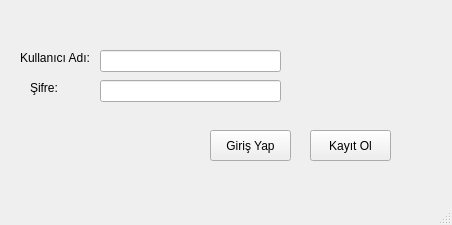
<?xml version="1.0" encoding="UTF-8"?>
<ui version="4.0">
 <class>MainWindow</class>
 <widget class="QMainWindow" name="MainWindow">
  <property name="geometry">
   <rect>
    <x>0</x>
    <y>0</y>
    <width>452</width>
    <height>225</height>
   </rect>
  </property>
  <property name="windowTitle">
   <string>MainWindow</string>
  </property>
  <widget class="QWidget" name="centralwidget">
   <widget class="QPushButton" name="registerr">
    <property name="geometry">
     <rect>
      <x>310</x>
      <y>130</y>
      <width>81</width>
      <height>31</height>
     </rect>
    </property>
    <property name="text">
     <string>Kayıt Ol</string>
    </property>
   </widget>
   <widget class="QPushButton" name="login">
    <property name="geometry">
     <rect>
      <x>210</x>
      <y>130</y>
      <width>81</width>
      <height>31</height>
     </rect>
    </property>
    <property name="text">
     <string>Giriş Yap</string>
    </property>
   </widget>
   <widget class="QLabel" name="label">
    <property name="geometry">
     <rect>
      <x>20</x>
      <y>50</y>
      <width>81</width>
      <height>16</height>
     </rect>
    </property>
    <property name="text">
     <string>Kullanıcı Adı:</string>
    </property>
   </widget>
   <widget class="QLabel" name="label_2">
    <property name="geometry">
     <rect>
      <x>30</x>
      <y>80</y>
      <width>55</width>
      <height>16</height>
     </rect>
    </property>
    <property name="text">
     <string>Şifre:</string>
    </property>
   </widget>
   <widget class="QLineEdit" name="username">
    <property name="geometry">
     <rect>
      <x>100</x>
      <y>50</y>
      <width>181</width>
      <height>22</height>
     </rect>
    </property>
   </widget>
   <widget class="QLineEdit" name="password">
    <property name="geometry">
     <rect>
      <x>100</x>
      <y>80</y>
      <width>181</width>
      <height>22</height>
     </rect>
    </property>
    <property name="echoMode">
     <enum>QLineEdit::Password</enum>
    </property>
   </widget>
  </widget>
  <widget class="QMenuBar" name="menubar">
   <property name="geometry">
    <rect>
     <x>0</x>
     <y>0</y>
     <width>452</width>
     <height>26</height>
    </rect>
   </property>
  </widget>
  <widget class="QStatusBar" name="statusbar"/>
 </widget>
 <resources/>
 <connections/>
</ui>
